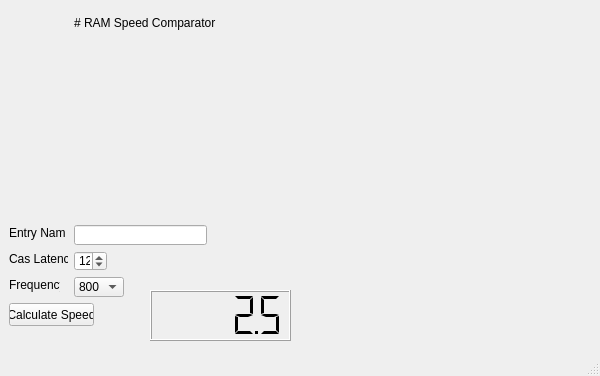
<?xml version="1.0" encoding="UTF-8"?>
<ui version="4.0">
 <class>MainWindow</class>
 <widget class="QMainWindow" name="MainWindow">
  <property name="geometry">
   <rect>
    <x>0</x>
    <y>0</y>
    <width>600</width>
    <height>376</height>
   </rect>
  </property>
  <property name="windowTitle">
   <string>MainWindow</string>
  </property>
  <property name="autoFillBackground">
   <bool>false</bool>
  </property>
  <widget class="QWidget" name="centralwidget">
   <widget class="QLabel" name="casLabel">
    <property name="geometry">
     <rect>
      <x>9</x>
      <y>251</y>
      <width>59</width>
      <height>16</height>
     </rect>
    </property>
    <property name="text">
     <string>Cas Latency</string>
    </property>
   </widget>
   <widget class="QSpinBox" name="casSpinBox">
    <property name="geometry">
     <rect>
      <x>74</x>
      <y>251</y>
      <width>33</width>
      <height>20</height>
     </rect>
    </property>
    <property name="autoFillBackground">
     <bool>false</bool>
    </property>
    <property name="value">
     <number>12</number>
    </property>
   </widget>
   <widget class="QLineEdit" name="nameEntry">
    <property name="geometry">
     <rect>
      <x>74</x>
      <y>225</y>
      <width>133</width>
      <height>20</height>
     </rect>
    </property>
   </widget>
   <widget class="QLabel" name="nameLabel">
    <property name="geometry">
     <rect>
      <x>9</x>
      <y>225</y>
      <width>56</width>
      <height>16</height>
     </rect>
    </property>
    <property name="text">
     <string>Entry Name</string>
    </property>
   </widget>
   <widget class="QComboBox" name="freqComboBox">
    <property name="geometry">
     <rect>
      <x>74</x>
      <y>277</y>
      <width>50</width>
      <height>20</height>
     </rect>
    </property>
    <item>
     <property name="text">
      <string>800</string>
     </property>
    </item>
    <item>
     <property name="text">
      <string>1066</string>
     </property>
    </item>
    <item>
     <property name="text">
      <string>1333</string>
     </property>
    </item>
    <item>
     <property name="text">
      <string>1600</string>
     </property>
    </item>
    <item>
     <property name="text">
      <string>1866</string>
     </property>
    </item>
    <item>
     <property name="text">
      <string>2133</string>
     </property>
    </item>
    <item>
     <property name="text">
      <string>2400</string>
     </property>
    </item>
    <item>
     <property name="text">
      <string>2600</string>
     </property>
    </item>
    <item>
     <property name="text">
      <string>2800</string>
     </property>
    </item>
    <item>
     <property name="text">
      <string>3000</string>
     </property>
    </item>
    <item>
     <property name="text">
      <string>3200</string>
     </property>
    </item>
   </widget>
   <widget class="QLabel" name="freqLabel">
    <property name="geometry">
     <rect>
      <x>9</x>
      <y>277</y>
      <width>51</width>
      <height>16</height>
     </rect>
    </property>
    <property name="text">
     <string>Frequency</string>
    </property>
   </widget>
   <widget class="QPushButton" name="calculateButton">
    <property name="geometry">
     <rect>
      <x>9</x>
      <y>303</y>
      <width>85</width>
      <height>23</height>
     </rect>
    </property>
    <property name="text">
     <string>Calculate Speed</string>
    </property>
   </widget>
   <widget class="QLabel" name="label">
    <property name="geometry">
     <rect>
      <x>74</x>
      <y>9</y>
      <width>264</width>
      <height>27</height>
     </rect>
    </property>
    <property name="frameShape">
     <enum>QFrame::NoFrame</enum>
    </property>
    <property name="frameShadow">
     <enum>QFrame::Plain</enum>
    </property>
    <property name="text">
     <string># RAM Speed Comparator</string>
    </property>
    <property name="textFormat">
     <enum>Qt::MarkdownText</enum>
    </property>
    <property name="scaledContents">
     <bool>false</bool>
    </property>
   </widget>
   <widget class="QLCDNumber" name="speedLcdNumber">
    <property name="geometry">
     <rect>
      <x>150</x>
      <y>290</y>
      <width>141</width>
      <height>51</height>
     </rect>
    </property>
    <property name="smallDecimalPoint">
     <bool>true</bool>
    </property>
    <property name="segmentStyle">
     <enum>QLCDNumber::Flat</enum>
    </property>
    <property name="value" stdset="0">
     <double>2.500000000000000</double>
    </property>
   </widget>
  </widget>
  <widget class="QMenuBar" name="menubar">
   <property name="geometry">
    <rect>
     <x>0</x>
     <y>0</y>
     <width>600</width>
     <height>21</height>
    </rect>
   </property>
  </widget>
  <widget class="QStatusBar" name="statusbar"/>
 </widget>
 <resources/>
 <connections/>
</ui>
